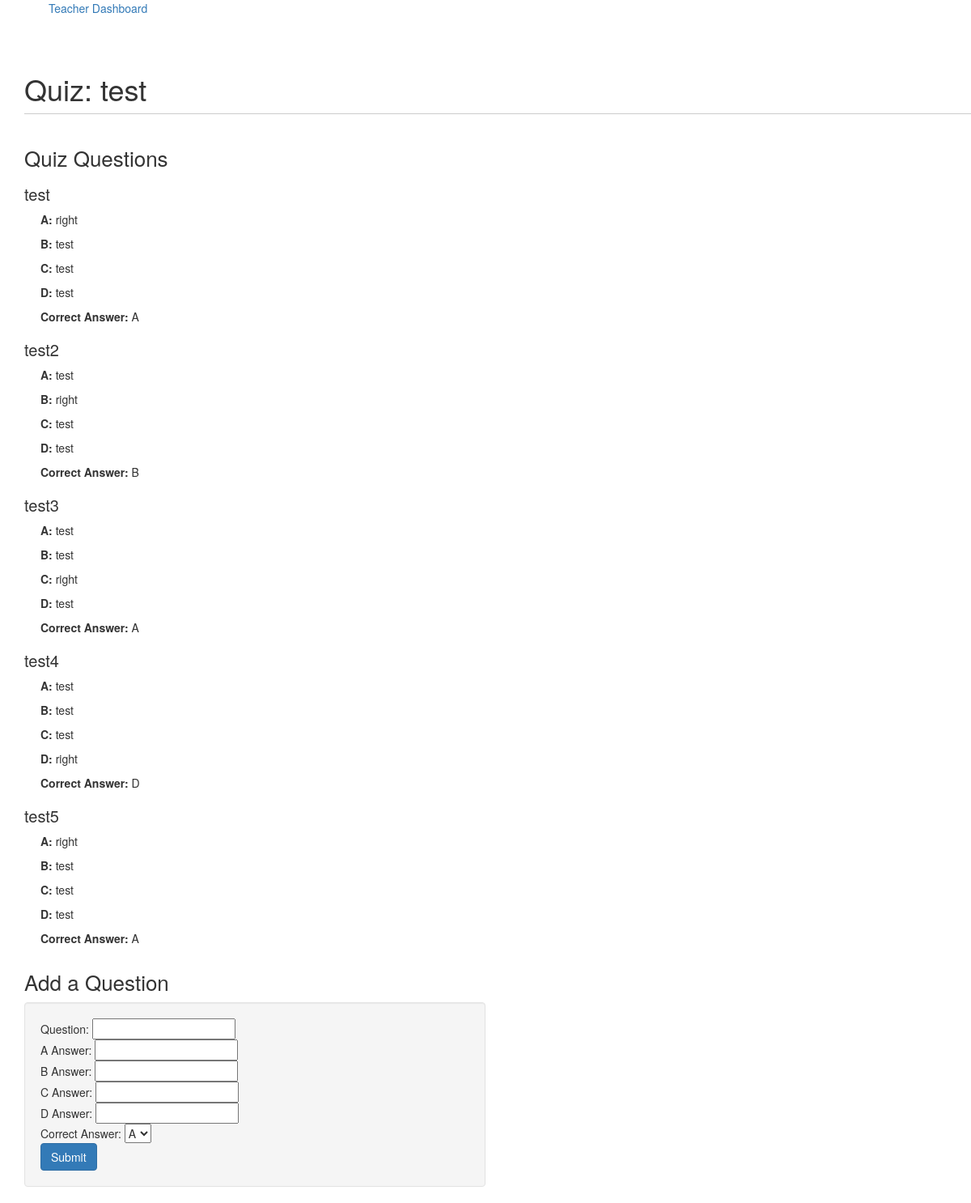
Screenshot of /teachers/quizzes/4/ (signed in) with the database file from the repository.
### tables this page shows
CREATE TABLE quizzes(
id INTEGER PRIMARY KEY,
topic_id INTEGER,
number_easy INTEGER,
number_medium INTEGER,
number_hard INTEGER,
creator_id INTEGER,
class_id INTEGER, name text,
FOREIGN KEY(topic_id) REFERENCES topics(id),
FOREIGN KEY(creator_id) REFERENCES people(id),
FOREIGN KEY(class_id) REFERENCES classes(id)
);

CREATE TABLE questions(
id INTEGER PRIMARY KEY,
correct_answer INTEGER,
topic_id INTEGER,
difficulty INTEGER,
question_text BLOB,
a_answer_text BLOB,
b_answer_text BLOB,
c_answer_text BLOB,
d_answer_text BLOB, quiz_id INTEGER,
FOREIGN KEY(topic_id) REFERENCES topics(id)
);

### application/teachers.py (the view)
@app.route('/teachers/quizzes/<quiz_id>/')
@validate_teacher
def quiz_page(quiz_id=None):
	questions_db = query_db("select question_text, correct_answer, a_answer_text, b_answer_text, c_answer_text, d_answer_text from questions where quiz_id=?;", [quiz_id])
	questions = []
	for question in questions_db:
		quest_choice = {}
		quest_choice['text'] = question[0]
		quest_choice['correct'] = ["A", "B", "C", "D"][question[1]]
		quest_choice['a'] = question[2]
		quest_choice['b'] = question[3]
		quest_choice['c'] = question[4]
		quest_choice['d'] = question[5]
		questions.append(quest_choice)
	quiz_name = query_db("SELECT name FROM quizzes WHERE id=?;", [quiz_id])
	return render_template('/teachers/quiz_page.html', quiz_id=quiz_id, questions=questions, quiz_name=str(quiz_name[0][0]))

### application/db_connect.py (called while the page is built)
def get_db():
    db = getattr(g, '_database', None)
    if db is None:
        db = g._database = sqlite3.connect(DATABASE)
    return db

@app.teardown_appcontext
def close_connection(exception):
    db = getattr(g, '_database', None)
    if db is not None:
        db.close()

def query_db(query, args=(), one=False):
    cur = get_db().execute(query, args)
    returnval = cur.fetchall()
    cur.close()
    return (returnval[0] if returnval else None) if one else returnval

def validate_teacher(func):
	@wraps(func)
	def f(*args, **kwds):
		if not 'isTeacher' in session:
			return redirect("/")
		if session['isTeacher'] == 0:
			return redirect("/students/")
		return func(*args, **kwds)
	return f

### application/templates/teachers/quiz_page.html (shortened to what this page needs)
{% extends "/teachers/base_template.html" %}
	{% block body %}
		<div class="container">
			<div class="row">
				<div class="span12">
					<h1>Quiz: {{quiz_name}}</h1>
				</div>
			</div>
			<div class="row">
				<div class="span6">
					<h2>Quiz Questions</h2>
						{% for question in questions %}
							<h3>{{question.text}}</h3>
							<div class="indent">
								<p><strong>A:</strong> {{question.a}}</p>
								<p><strong>B:</strong> {{question.b}}</p>
								<p><strong>C:</strong> {{question.c}}</p>
								<p><strong>D:</strong> {{question.d}}</p>
								<p><strong>Correct Answer:</strong> {{question.correct}}</p>
							</div>
						{% endfor %}
				</div>
				<div class="span6">
					<h2>Add a Question</h2>
					<form class="form-horizontal well" method="POST" action="/teachers/questions/create/{{quiz_id}}/">
						<fieldset>
							<div><span>Question: </span><input type="text" name="question"  required/></div>
							<div><span>A Answer: </span><input type="text" name="a_answer"  required/></div>
							<div><span>B Answer: </span><input type="text" name="b_answer"  required/></div>
							<div><span>C Answer: </span><input type="text" name="c_answer"  required/></div>
							<div><span>D Answer: </span><input type="text" name="d_answer"  required/></div>
							<div><span>Correct Answer: </span>
								<select name="answer" required>
									<option value="0">A</option>
								</select>
							</div>
							<div><input type="submit" class="btn btn-primary"></div>
						</fieldset>
					</form>
				</div>
			</div>
		</div>
	{% endblock %}

### application/templates/teachers/base_template.html (style rules this page uses)
h1 { border-bottom: 1px solid #ccc; padding-bottom: 10px; margin-bottom: 20px; }
h2 { font-size: 26px; }

### application/templates/teachers/quiz_page.html (style rules this page uses)
h3 { font-size: 20px; }
.indent { margin-left:20px; }

### rows the page displays
quizzes: name "test"
questions: text "test", a "right", b "test", c "test", d "test", correct "A"
questions: text "test2", a "test", b "right", c "test", d "test", correct "B"
questions: text "test3", a "test", b "test", c "right", d "test", correct "A"
questions: text "test4", a "test", b "test", c "test", d "right", correct "D"
questions: text "test5", a "right", b "test", c "test", d "test", correct "A"
